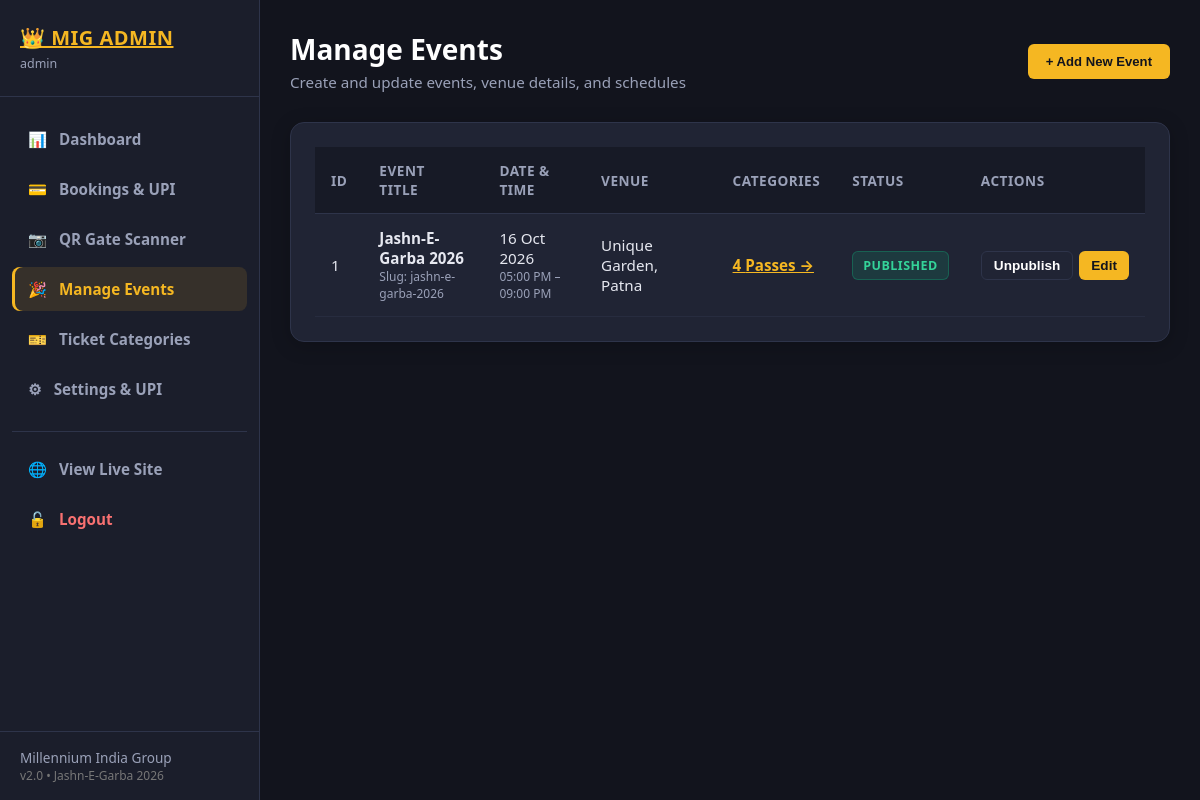
Before: /admin/events.php (signed in) with the older database file.
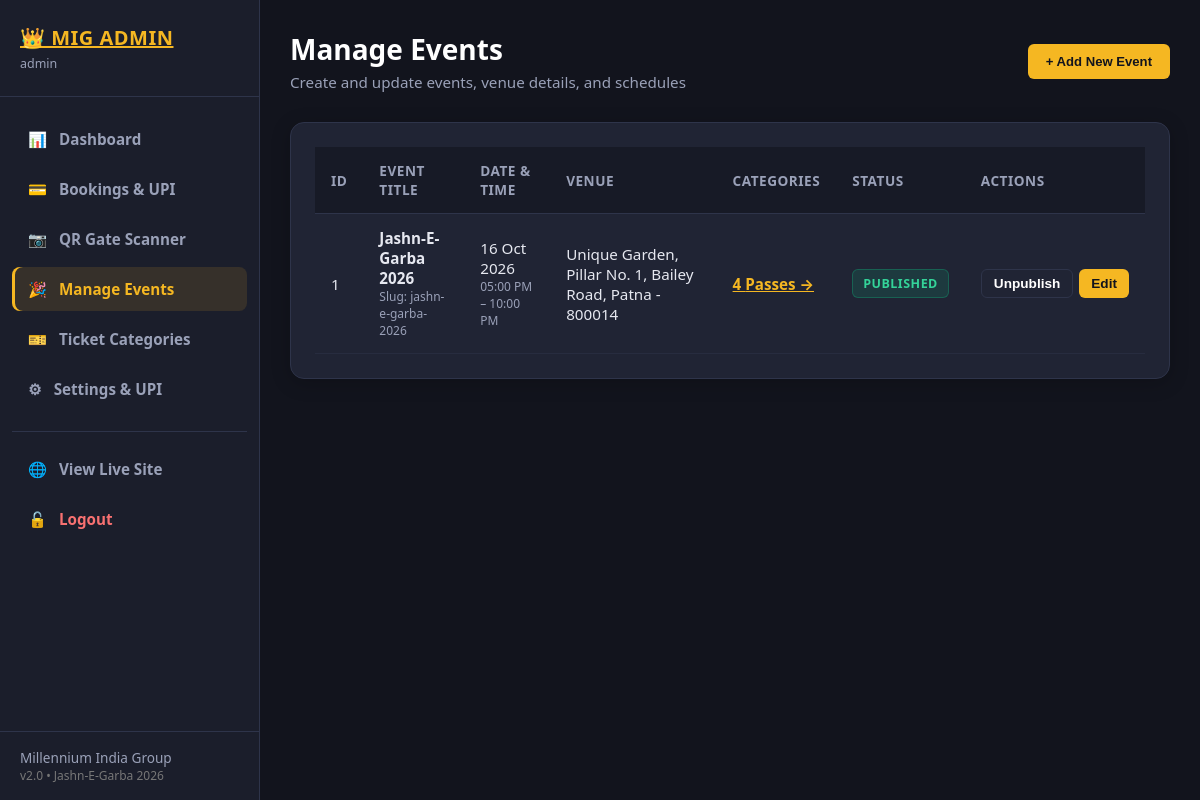
After: the same page with the newer database file.
### tables this page shows
CREATE TABLE `events` (
  `id` INT AUTO_INCREMENT PRIMARY KEY,
  `slug` VARCHAR(120) UNIQUE NOT NULL,
  `title` VARCHAR(255) NOT NULL,
  `date` DATE NOT NULL,
  `start_time` TIME NOT NULL,
  `end_time` TIME NOT NULL,
  `venue` VARCHAR(255) NOT NULL,
  `description` TEXT,
  `banner_image` VARCHAR(255),
  `is_published` TINYINT(1) DEFAULT 1,
  `created_at` TIMESTAMP DEFAULT CURRENT_TIMESTAMP,
  INDEX `idx_slug` (`slug`),
  INDEX `idx_published` (`is_published`)
);

### config/functions.php (called while the page is built, shortened)
<?php
function e(?string $value): string {
    return htmlspecialchars($value ?? '', ENT_QUOTES, 'UTF-8');
}
function asset_v(string $relPath): string {
    $cleanPath = ltrim($relPath, '/');
    $fullPath = dirname(__DIR__) . '/' . $cleanPath;
    if (file_exists($fullPath)) {
        return BASE_URL . '/' . $cleanPath . '?v=' . filemtime($fullPath);
    }
    return BASE_URL . '/' . $cleanPath . '?v=' . date('YmdHi');
}

### admin/events.php (the view, shortened to what this page needs)
<?php
require_once __DIR__ . '/../config/functions.php';
$db = getDB();
$events = [];
try {
    $events = $db->query("SELECT e.*, COUNT(tc.id) AS category_count FROM events e LEFT JOIN ticket_categories tc ON e.id = tc.event_id GROUP BY e.id ORDER BY e.date ASC")->fetchAll();
} catch (PDOException $e) {
    error_log('[admin/events.php list error]: ' . $e->getMessage());
}
?>
<!DOCTYPE html>
<html lang="en">
<head>
    <link rel="stylesheet" href="<?= asset_v('assets/css/admin.css') ?>">
</head>
<body>
<div class="admin-wrapper">
    <?php include __DIR__ . '/../includes/admin_sidebar.php'; ?>
    <main class="admin-main">
        <div class="admin-header">
            <div>
                <h1 class="admin-title">Manage Events</h1>
                <div class="admin-subtitle">Create and update events, venue details, and schedules</div>
            </div>
            <button type="button" class="btn-verify" style="background:var(--admin-primary); color:#12141d; padding:10px 18px;" onclick="openEventModal()">
                &plus; Add New Event
            </button>
        </div>
        <div class="admin-card">
            <div class="table-responsive">
                <table class="admin-table">
                    <thead>
                        <tr>
                            <th>ID</th>
                            <th>Event Title</th>
                            <th>Date &amp; Time</th>
                            <th>Venue</th>
                            <th>Categories</th>
                            <th>Status</th>
                            <th>Actions</th>
                        </tr>
                    </thead>
                    <tbody>
                        <?php foreach ($events as $ev): ?>
                            <tr>
                                <td><?= (int)$ev['id'] ?></td>
                                <td>
                                    <strong><?= e($ev['title']) ?></strong>
                                    <div style="font-size:0.75rem; color:var(--admin-text-muted);">Slug: <?= e($ev['slug']) ?></div>
                                </td>
                                <td>
                                    <div><?= date('d M Y', strtotime($ev['date'])) ?></div>
                                    <div style="font-size:0.75rem; color:var(--admin-text-muted);"><?= date('h:i A', strtotime($ev['start_time'])) ?> &ndash; <?= date('h:i A', strtotime($ev['end_time'])) ?></div>
                                </td>
                                <td><?= e($ev['venue']) ?></td>
                                <td>
                                    <a href="<?= BASE_URL ?>/admin/tickets.php?event_id=<?= $ev['id'] ?>" style="color:var(--admin-primary); font-weight:700;">
                                        <?= (int)$ev['category_count'] ?> Passes &rarr;
                                    </a>
                                </td>
                                <td>
                                    <?php if ($ev['is_published']): ?>
                                        <span class="badge badge-verified">Published</span>
                                    <?php else: ?>
                                        <span class="badge badge-pending">Draft / Hidden</span>
                                    <?php endif; ?>
                                </td>
                                <td>
                                    <div style="display:flex; gap:6px;">
                                        <form action="<?= BASE_URL ?>/admin/events.php" method="POST" style="margin:0;">
                                            <button type="submit" class="btn-sm" style="background:#202434; border:1px solid #2e344a; color:#fff; cursor:pointer;">
                                                <?= $ev['is_published'] ? 'Unpublish' : 'Publish' ?>
                                            </button>
                                        </form>
                                        <button type="button" class="btn-sm" style="background:var(--admin-primary); color:#12141d; border:none; cursor:pointer;" onclick='editEvent(<?= json_encode($ev) ?>)'>
                                            Edit
                                        </button>
                                    </div>
                                </td>
                            </tr>
                        <?php endforeach; ?>
                    </tbody>
                </table>
            </div>
        </div>
    </main>
</div>
</body>
</html>

Changed rows visible on the page:
changed events "05:00 PM": end_time "09:00 PM" → "10:00 PM"; venue "Unique Garden, Patna" → "Unique Garden, Pillar No. 1, Bailey Road, Patna - 800014"
